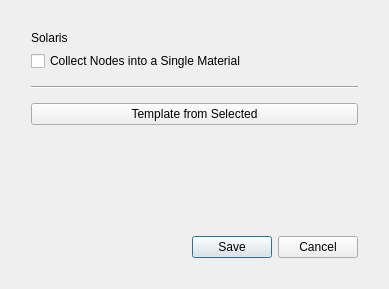
<?xml version="1.0" encoding="UTF-8"?>
<ui version="4.0">
 <class>SettingsModal</class>
 <widget class="QWidget" name="SettingsModal">
  <property name="geometry">
   <rect>
    <x>0</x>
    <y>0</y>
    <width>389</width>
    <height>289</height>
   </rect>
  </property>
  <property name="windowTitle">
   <string>Settings</string>
  </property>
  <layout class="QVBoxLayout" name="verticalLayout_2">
   <item>
    <layout class="QVBoxLayout" name="verticalLayout">
     <property name="leftMargin">
      <number>20</number>
     </property>
     <property name="topMargin">
      <number>20</number>
     </property>
     <property name="rightMargin">
      <number>20</number>
     </property>
     <property name="bottomMargin">
      <number>20</number>
     </property>
     <item>
      <widget class="QLabel" name="label">
       <property name="text">
        <string>Solaris</string>
       </property>
      </widget>
     </item>
     <item>
      <widget class="QCheckBox" name="checkBox_2">
       <property name="toolTip">
        <string>Creates a Collect lop</string>
       </property>
       <property name="text">
        <string>Collect Nodes into a Single Material</string>
       </property>
      </widget>
     </item>
     <item>
      <widget class="Line" name="line">
       <property name="minimumSize">
        <size>
         <width>0</width>
         <height>20</height>
        </size>
       </property>
       <property name="orientation">
        <enum>Qt::Horizontal</enum>
       </property>
      </widget>
     </item>
     <item>
      <widget class="QPushButton" name="btn_save_to_json">
       <property name="text">
        <string>Template from Selected</string>
       </property>
      </widget>
     </item>
     <item>
      <spacer name="verticalSpacer">
       <property name="orientation">
        <enum>Qt::Vertical</enum>
       </property>
       <property name="sizeHint" stdset="0">
        <size>
         <width>20</width>
         <height>40</height>
        </size>
       </property>
      </spacer>
     </item>
     <item>
      <widget class="QDialogButtonBox" name="buttonBox">
       <property name="standardButtons">
        <set>QDialogButtonBox::Cancel|QDialogButtonBox::Save</set>
       </property>
       <property name="centerButtons">
        <bool>false</bool>
       </property>
      </widget>
     </item>
    </layout>
   </item>
  </layout>
 </widget>
 <resources/>
 <connections/>
</ui>
